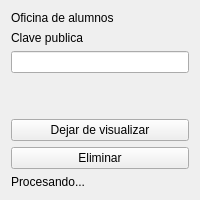
              <widget class="QWidget" name="viewContactPage">
               <layout class="QVBoxLayout" name="verticalLayout_13">
                <item>
                 <widget class="QLabel" name="contactNameLabel">
                  <property name="text">
                   <string>Oficina de alumnos</string>
                  </property>
                 </widget>
                </item>
                <item>
                 <widget class="QLabel" name="label_54">
                  <property name="text">
                   <string>Clave publica</string>
                  </property>
                 </widget>
                </item>
                <item>
                 <widget class="QLineEdit" name="contactValueLabel">
                  <property name="enabled">
                   <bool>true</bool>
                  </property>
                  <property name="readOnly">
                   <bool>true</bool>
                  </property>
                 </widget>
                </item>
                <item>
                 <spacer name="verticalSpacer_13">
                  <property name="orientation">
                   <enum>Qt::Vertical</enum>
                  </property>
                  <property name="sizeHint" stdset="0">
                   <size>
                    <width>20</width>
                    <height>40</height>
                   </size>
                  </property>
                 </spacer>
                </item>
                <item>
                 <widget class="QPushButton" name="contactStopView">
                  <property name="text">
                   <string>Dejar de visualizar</string>
                  </property>
                 </widget>
                </item>
                <item>
                 <widget class="QPushButton" name="deleteContactBtn">
                  <property name="text">
                   <string>Eliminar</string>
                  </property>
                 </widget>
                </item>
                <item>
                 <widget class="QLabel" name="contactDeleteLabel">
                  <property name="text">
                   <string>Procesando...</string>
                  </property>
                 </widget>
                </item>
               </layout>
              </widget>
